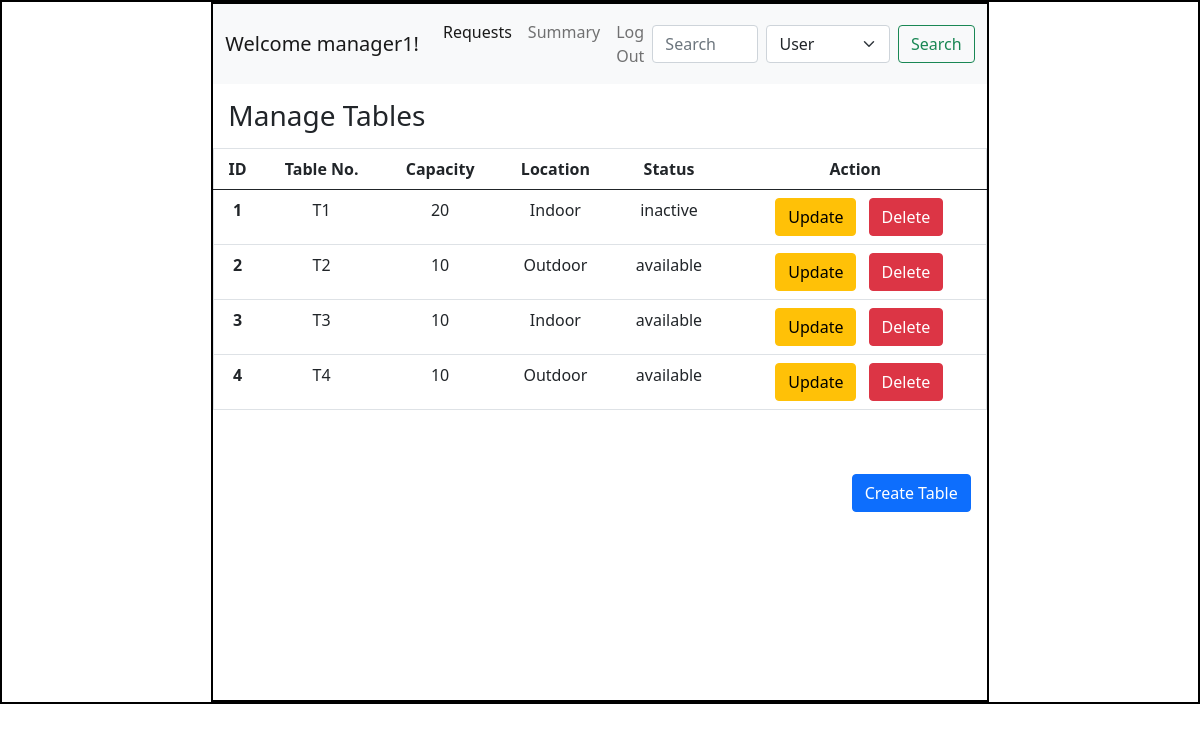
Page /manager on the committed database.
### application/models.py (models this page shows)
class User(db.Model):
  id = db.Column(db.Integer(), primary_key=True)
  username = db.Column(db.String(),unique=True, nullable=False)
  email = db.Column(db.String(),unique=True, nullable=False)
  password = db.Column(db.String(), nullable=False)
  role = db.Column(db.String(), nullable=False, default='customer')
  reservations = db.relationship("Reservation", backref="user")

class Table(db.Model):
  id = db.Column(db.Integer(), primary_key=True)
  table_number = db.Column(db.String(), unique=True, nullable=False)
  capacity = db.Column(db.Integer(), nullable=False)
  location = db.Column(db.String(), nullable=False)
  status = db.Column(db.String(), nullable=False, default='available')
  reservations = db.relationship("Reservation", backref="table")

### application/controllers.py (the view)
@app.route("/manager")
def manager():
  this_user = User.query.filter_by(role='manager').first()
  all_tables = Table.query.all()
  return render_template("manager_dash.html", this_user=this_user, all_tables=all_tables)

### templates/manager_dash.html (shortened to what this page needs)
<!DOCTYPE html>
<html lang="en">
<head>
  <link rel="stylesheet" href="/static/style.css">
  <link href="https://cdn.jsdelivr.net/npm/bootstrap@5.0.2/dist/css/bootstrap.min.css" rel="stylesheet">
</head>
<body>
  <div id="main">
    <div id="canvas">
      <nav class="navbar navbar-expand-lg navbar-light bg-light">
      <div class="container-fluid">
      <a class="navbar-brand" href="#">Welcome {{ this_user.username }}!</a>
      <div class="collapse navbar-collapse" id="navbarSupportedContent">
        <ul class="navbar-nav me-auto mb-2 mb-lg-0">
          <li class="nav-item">
            <a class="nav-link active" aria-current="page" href="/manager/requests">Requests</a>
          </li>
          <li class="nav-item">
            <a class="nav-link" href="/summary">Summary</a>
          </li>
          <li class="nav-item">
            <a class="nav-link" href="/login">Log Out</a>
          </li>
        </ul>
        <form class="d-flex"action="/search">
              <input class="form-control me-2" type="search" placeholder="Search" aria-label="Search" name="search">
              <select class="form-select me-2" aria-label="Default select example" name="key">
                    <option value="user">User</option>
              </select>
              <input class="btn btn-outline-success" type="submit" value="Search">
        </form>
       </div>
      </div>
      </nav>
      <div id="content" >
        <h3 class="headings">Manage Tables</h3>
        <div style="max-height:400px;overflow-y: scroll;">
        <table class="table text-center border" >
          <thead>
            <tr>
              <th>ID</th>
              <th>Table No.</th>
              <th>Capacity</th>
              <th>Location</th>
              <th>Status</th>
              <th>Action</th>
            </tr>
          </thead>
          <tbody>
            {% for tbl in all_tables %}
            <tr>
              <th>{{tbl.id}}</th>
              <td>{{tbl.table_number}}</td>
              <td>{{tbl.capacity}}</td>
              <td>{{tbl.location}}</td>
              <td>{{tbl.status}}</td>
              <td>
                <a href="/update_table/{{tbl.id}}" class="btn btn-warning mx-2">Update</a>
                <a href="/delete_table/{{tbl.id}}" class="btn btn-danger">Delete</a>
              </td>
            </tr>
            {% endfor %}
          </tbody>
        </table>
        </div>
        <div class="text-end">
          <a href="/create_table" class="btn btn-primary mx-3 my-5">Create Table</a>
        </div>
      </div>
    </div>
  </div>
</body>
</html>

### static/style.css (style rules this page uses)
* { margin:0px; }
#main, #canvas { border: 2px solid black; }
#canvas { width:65%; height:700px; margin:auto; }
.headings { margin: 10px; padding:5px; margin-top: 10px; }

### rows in the picture
User: username "manager1"
Table: id "1", table_number "T1", capacity "20", location "Indoor", status "inactive"
Table: id "2", table_number "T2", capacity "10", location "Outdoor", status "available"
Table: id "3", table_number "T3", capacity "10", location "Indoor", status "available"
Table: id "4", table_number "T4", capacity "10", location "Outdoor", status "available"
